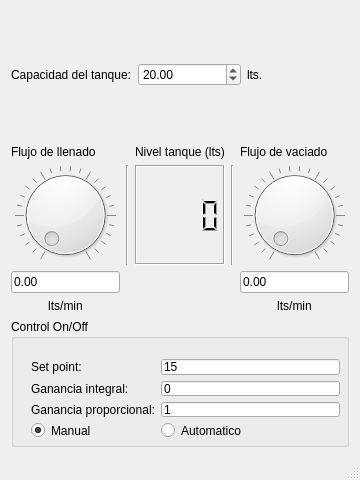
<?xml version="1.0" encoding="UTF-8"?>
<ui version="4.0">
 <class>MainWindow</class>
 <widget class="QMainWindow" name="MainWindow">
  <property name="geometry">
   <rect>
    <x>0</x>
    <y>0</y>
    <width>360</width>
    <height>480</height>
   </rect>
  </property>
  <property name="minimumSize">
   <size>
    <width>360</width>
    <height>480</height>
   </size>
  </property>
  <property name="maximumSize">
   <size>
    <width>360</width>
    <height>500</height>
   </size>
  </property>
  <property name="windowTitle">
   <string>Simulación de un tanque de agua</string>
  </property>
  <widget class="QWidget" name="centralWidget">
   <layout class="QVBoxLayout" name="verticalLayout">
    <item>
     <layout class="QHBoxLayout" name="horizontalLayout">
      <property name="spacing">
       <number>-1</number>
      </property>
      <item>
       <widget class="QLabel" name="label_5">
        <property name="text">
         <string>Capacidad del tanque:</string>
        </property>
       </widget>
      </item>
      <item>
       <widget class="QDoubleSpinBox" name="capacidadTanque">
        <property name="singleStep">
         <double>0.050000000000000</double>
        </property>
        <property name="value">
         <double>20.000000000000000</double>
        </property>
       </widget>
      </item>
      <item>
       <widget class="QLabel" name="label_6">
        <property name="text">
         <string>lts.</string>
        </property>
       </widget>
      </item>
     </layout>
    </item>
    <item>
     <layout class="QGridLayout" name="gridLayout">
      <item row="0" column="0">
       <widget class="QLabel" name="label">
        <property name="text">
         <string>Flujo de llenado</string>
        </property>
       </widget>
      </item>
      <item row="1" column="0">
       <widget class="QDial" name="llaveLlenado">
        <property name="value">
         <number>0</number>
        </property>
        <property name="orientation">
         <enum>Qt::Horizontal</enum>
        </property>
        <property name="wrapping">
         <bool>false</bool>
        </property>
        <property name="notchesVisible">
         <bool>true</bool>
        </property>
       </widget>
      </item>
      <item row="2" column="0">
       <widget class="QLineEdit" name="textboxLlenado">
        <property name="enabled">
         <bool>true</bool>
        </property>
        <property name="text">
         <string>0.00</string>
        </property>
        <property name="readOnly">
         <bool>false</bool>
        </property>
       </widget>
      </item>
      <item row="3" column="0">
       <widget class="QLabel" name="label_2">
        <property name="text">
         <string>lts/min</string>
        </property>
        <property name="alignment">
         <set>Qt::AlignCenter</set>
        </property>
       </widget>
      </item>
      <item row="1" column="4">
       <widget class="QDial" name="llaveVaciado">
        <property name="notchesVisible">
         <bool>true</bool>
        </property>
       </widget>
      </item>
      <item row="0" column="4">
       <widget class="QLabel" name="label_3">
        <property name="text">
         <string>Flujo de vaciado</string>
        </property>
       </widget>
      </item>
      <item row="2" column="4">
       <widget class="QLineEdit" name="textboxVaciado">
        <property name="enabled">
         <bool>true</bool>
        </property>
        <property name="text">
         <string>0.00</string>
        </property>
        <property name="readOnly">
         <bool>false</bool>
        </property>
       </widget>
      </item>
      <item row="3" column="4">
       <widget class="QLabel" name="label_4">
        <property name="text">
         <string>lts/min</string>
        </property>
        <property name="alignment">
         <set>Qt::AlignCenter</set>
        </property>
       </widget>
      </item>
      <item row="1" column="2">
       <widget class="QLCDNumber" name="nivelActualTanque">
        <property name="frameShape">
         <enum>QFrame::Box</enum>
        </property>
        <property name="frameShadow">
         <enum>QFrame::Sunken</enum>
        </property>
        <property name="smallDecimalPoint">
         <bool>true</bool>
        </property>
        <property name="numDigits">
         <number>4</number>
        </property>
        <property name="digitCount">
         <number>4</number>
        </property>
        <property name="segmentStyle">
         <enum>QLCDNumber::Filled</enum>
        </property>
        <property name="value" stdset="0">
         <double>0.000000000000000</double>
        </property>
        <property name="intValue" stdset="0">
         <number>0</number>
        </property>
       </widget>
      </item>
      <item row="0" column="2">
       <widget class="QLabel" name="label_7">
        <property name="text">
         <string>Nivel tanque (lts)</string>
        </property>
       </widget>
      </item>
      <item row="1" column="1">
       <widget class="Line" name="line">
        <property name="orientation">
         <enum>Qt::Vertical</enum>
        </property>
       </widget>
      </item>
      <item row="1" column="3">
       <widget class="Line" name="line_2">
        <property name="orientation">
         <enum>Qt::Vertical</enum>
        </property>
       </widget>
      </item>
     </layout>
    </item>
    <item>
     <widget class="QGroupBox" name="groupBox">
      <property name="title">
       <string>Control On/Off</string>
      </property>
      <widget class="QWidget" name="gridLayoutWidget">
       <property name="geometry">
        <rect>
         <x>9</x>
         <y>29</y>
         <width>331</width>
         <height>101</height>
        </rect>
       </property>
       <layout class="QGridLayout" name="gridLayout_2">
        <item row="0" column="1">
         <widget class="QLineEdit" name="setPoint_lineedit">
          <property name="text">
           <string>15</string>
          </property>
         </widget>
        </item>
        <item row="0" column="0">
         <widget class="QLabel" name="label_8">
          <property name="text">
           <string>Set point:</string>
          </property>
         </widget>
        </item>
        <item row="1" column="0">
         <widget class="QLabel" name="label_9">
          <property name="text">
           <string>Ganancia integral:</string>
          </property>
         </widget>
        </item>
        <item row="2" column="0">
         <widget class="QLabel" name="label_11">
          <property name="text">
           <string>Ganancia proporcional:</string>
          </property>
         </widget>
        </item>
        <item row="2" column="1">
         <widget class="QLineEdit" name="ganancia_lineedit">
          <property name="text">
           <string>1</string>
          </property>
         </widget>
        </item>
        <item row="3" column="0">
         <widget class="QRadioButton" name="radioButton">
          <property name="text">
           <string>Manual</string>
          </property>
          <property name="checked">
           <bool>true</bool>
          </property>
         </widget>
        </item>
        <item row="3" column="1">
         <widget class="QRadioButton" name="radioButton_2">
          <property name="text">
           <string>Automatico</string>
          </property>
         </widget>
        </item>
        <item row="1" column="1">
         <widget class="QLineEdit" name="lineEdit_gananciaIntegral">
          <property name="text">
           <string>0</string>
          </property>
         </widget>
        </item>
       </layout>
      </widget>
     </widget>
    </item>
   </layout>
  </widget>
  <widget class="QStatusBar" name="statusBar"/>
 </widget>
 <layoutdefault spacing="6" margin="11"/>
 <resources/>
 <connections/>
</ui>
